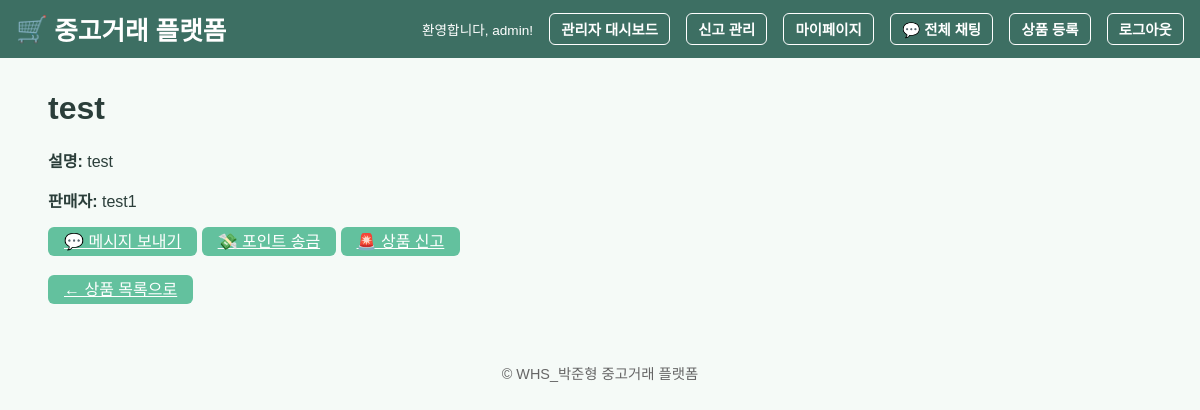
Before: /products/1 (signed in) with the older database file.
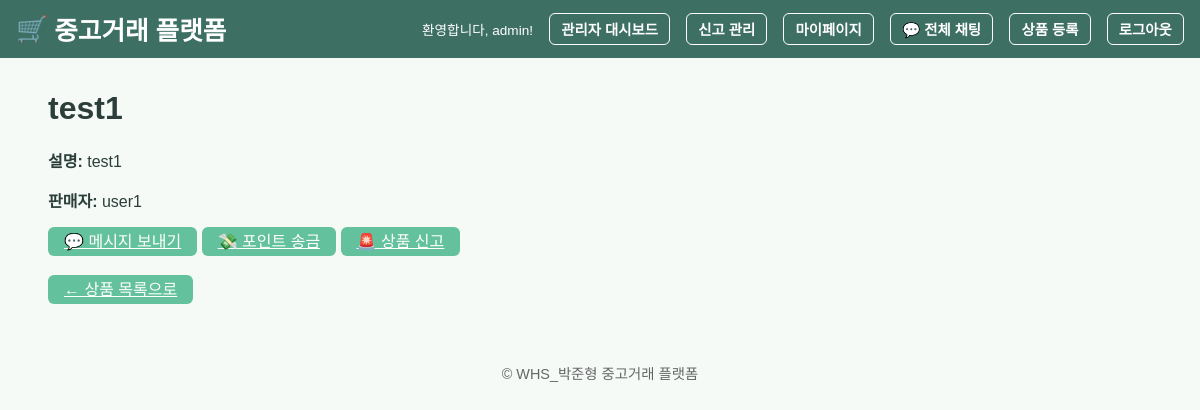
After: the same page with the newer database file.
### models.py (models this page shows)
class Product(db.Model):
    id = db.Column(db.Integer, primary_key=True)
    name = db.Column(db.String(100), nullable=False)
    description = db.Column(db.String(200))
    seller_id = db.Column(db.Integer, db.ForeignKey('user.id'))

class User(db.Model):
    id = db.Column(db.Integer, primary_key=True)
    username = db.Column(db.String(80), unique=True, nullable=False)
    password = db.Column(db.String(200), nullable=False)
    is_admin = db.Column(db.Boolean, default=False)
    is_dormant = db.Column(db.Boolean, default=False)
    products = db.relationship('Product', backref='seller', lazy=True)
    sent_chats = db.relationship('Chat', foreign_keys='Chat.sender_id', backref='sender', lazy=True)
    received_chats = db.relationship('Chat', foreign_keys='Chat.receiver_id', backref='receiver', lazy=True)
    sent_transactions = db.relationship('Transaction', foreign_keys='Transaction.sender_id', backref='sender', lazy=True)
    received_transactions = db.relationship('Transaction', foreign_keys='Transaction.receiver_id', backref='receiver', lazy=True)

### app.py (the view)
@app.route('/products/<int:product_id>')
def product_detail(product_id):
    product = Product.query.get_or_404(product_id)
    seller = User.query.get(product.seller_id)
    return render_template('product_detail.html', product=product, seller=seller)

### templates/product_detail.html (shortened to what this page needs)
{% extends 'base.html' %}  {% block content %}
<div class="container">
  <h1>{{ product.name }}</h1>
  <p><strong>설명:</strong> {{ product.description }}</p>
  <p><strong>판매자:</strong> {{ seller.username }}</p>
  {% if session.user_id == product.seller_id %}
  <a href="{{ url_for('edit_product', product_id=product.id) }}" class="btn"
    >✏️ 수정</a
  >
  <form
    method="POST"
    action="{{ url_for('delete_product', product_id=product.id) }}"
    style="display: inline"
  >
    <button
      type="submit"
      class="btn"
      onclick="return confirm('정말 삭제하시겠습니까?');"
    >
      🗑 삭제
    </button>
  </form>
  {% else %}
  <a href="{{ url_for('send_chat', receiver_id=seller.id) }}" class="btn"
    >💬 메시지 보내기</a
  >
  <a href="{{ url_for('transfer', receiver_id=seller.id) }}" class="btn"
    >💸 포인트 송금</a
  >
  <a href="{{ url_for('report_product', product_id=product.id) }}" class="btn"
    >🚨 상품 신고</a
  >
  {% endif %}
  <div style="margin-top: 1.5rem">
    <a href="{{ url_for('index') }}" class="btn">← 상품 목록으로</a>
  </div>
</div>
{% endblock %}

Changed rows visible on the page:
changed Product: name "test" → "test1"; description "test" → "test1"
changed User: username "test1" → "user1"
